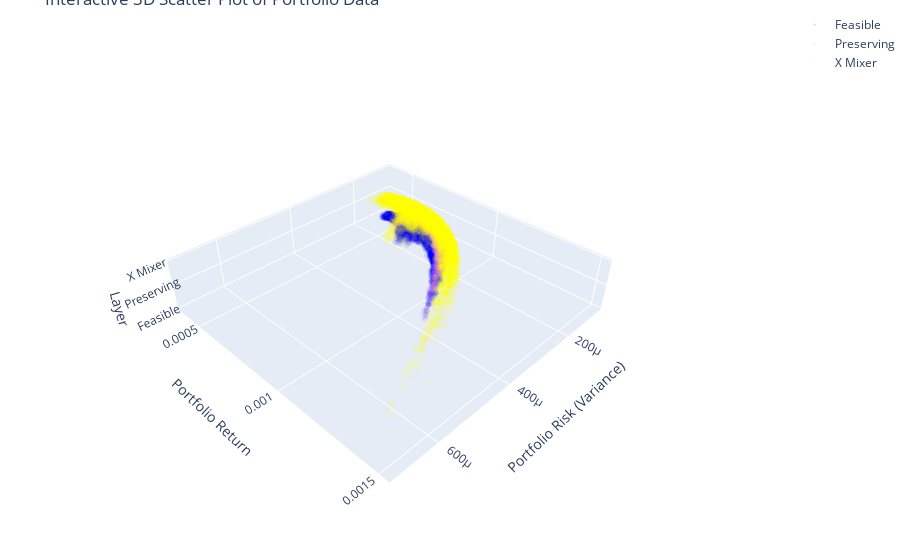

Here is the notebook cell this chart was saved with:
### Code cell
high = 1

enable_feasible = 1
ret_list, cov_list = [],[]
if enable_feasible:
    for i in range(15000):
        x = np.random.dirichlet(np.ones(len(P)))
        n = (x * budget) / P
        ret_list.append(ret_b.T @ n)
        cov_list.append(n.T @ cov_b @ n)

enable_infeasible_X = 1
out_budget_min_X, out_budget_max_X = eps_min_X, eps_max_X
ret_list_out_X, cov_list_out_X = [],[]
if enable_infeasible_X:
    for i in range(7500):
        x = np.random.dirichlet(np.ones(len(P)))
        out_budget = np.random.uniform(out_budget_min_X, out_budget_max_X)
        n = (x * budget * (1+out_budget)) / P
        ret_list_out_X.append(ret_b.T @ n)
        cov_list_out_X.append(n.T @ cov_b @ n)

enable_infeasible_P = 1
out_budget_min_P, out_budget_max_P = eps_min_P, eps_max_P
ret_list_out_P, cov_list_out_P = [],[]
if enable_infeasible_P:
    for i in range(7500):
        x = np.random.dirichlet(np.ones(len(P)))
        out_budget = np.random.uniform(out_budget_min_P, out_budget_max_P)
        n = (x * budget * (1+out_budget)) / P
        ret_list_out_P.append(ret_b.T @ n)
        cov_list_out_P.append(n.T @ cov_b @ n)

ret_list, cov_list = np.array(ret_list), np.array(cov_list)
ret_list_out_X, cov_list_out_X = np.array(ret_list_out_X), np.array(cov_list_out_X)
ret_list_out_P, cov_list_out_P = np.array(ret_list_out_P), np.array(cov_list_out_P)

fig = go.Figure()
now_high = 0

if enable_feasible:
    fig.add_trace(go.Scatter3d(
        x=cov_list,
        y=ret_list,
        z=np.full(len(ret_list), now_high),
        mode='markers',
        marker=dict(
            size=2,
            color='blue',
            opacity=0.1
        ),
        name='Feasible'
    ))
    now_high += high

if enable_infeasible_P:
    fig.add_trace(go.Scatter3d(
        x=cov_list_out_P,
        y=ret_list_out_P,
        z=np.full(len(ret_list_out_P), now_high),
        mode='markers',
        marker=dict(
            size=2,
            color='violet',
            opacity=0.1
        ),
        name='Preserving'
    ))
    now_high += high

if enable_infeasible_X:
    fig.add_trace(go.Scatter3d(
        x=cov_list_out_X,
        y=ret_list_out_X,
        z=np.full(len(ret_list_out_X), now_high),
        mode='markers',
        marker=dict(
            size=2,
            color='yellow',
            opacity=0.1
        ),
        name='X Mixer'
    ))
    now_high += high

fig.update_layout(
    title='Interactive 3D Scatter Plot of Portfolio Data',
    scene_aspectmode='manual',
    scene_aspectratio=dict(x=1, y=1, z=0.2),
    scene=dict(
        xaxis_title='Portfolio Risk (Variance)',
        yaxis_title='Portfolio Return',
        zaxis_title='Layer',
        zaxis=dict(
            tickvals=[0, 1, 2],
            ticktext=['Feasible', 'Preserving', 'X Mixer']
        )
    ),
    margin=dict(l=0, r=0, b=0, t=10)
)

# fig.write_html("interactive_plot.html")
fig.show()

### Figure 1 — Plotly figure (JSON) as saved in the notebook; plotly's stock layout.template omitted (floating-point values rounded to 4 significant figures; data arrays with more than 128 entries replaced by an {"elided": "..."} marker saying what was removed)
{"data": [{"marker": {"color": "blue", "opacity": 0.1, "size": 2}, "mode": "markers", "name": "Feasible", "type": "scatter3d", "x": {"elided": "15000 float values"}, "y": {"elided": "15000 float values"}, "z": {"elided": "15000 int values"}}, {"marker": {"color": "violet", "opacity": 0.1, "size": 2}, "mode": "markers", "name": "Preserving", "type": "scatter3d", "x": {"elided": "7500 float values"}, "y": {"elided": "7500 float values"}, "z": {"elided": "7500 int values"}}, {"marker": {"color": "yellow", "opacity": 0.1, "size": 2}, "mode": "markers", "name": "X Mixer", "type": "scatter3d", "x": {"elided": "7500 float values"}, "y": {"elided": "7500 float values"}, "z": {"elided": "7500 int values"}}], "layout": {"margin": {"b": 0, "l": 0, "r": 0, "t": 10}, "scene": {"aspectmode": "manual", "aspectratio": {"x": 1, "y": 1, "z": 0.2}, "xaxis": {"title": {"text": "Portfolio Risk (Variance)"}}, "yaxis": {"title": {"text": "Portfolio Return"}}, "zaxis": {"ticktext": ["Feasible", "Preserving", "X Mixer"], "tickvals": [0, 1, 2], "title": {"text": "Layer"}}}, "title": {"text": "Interactive 3D Scatter Plot of Portfolio Data"}}}
